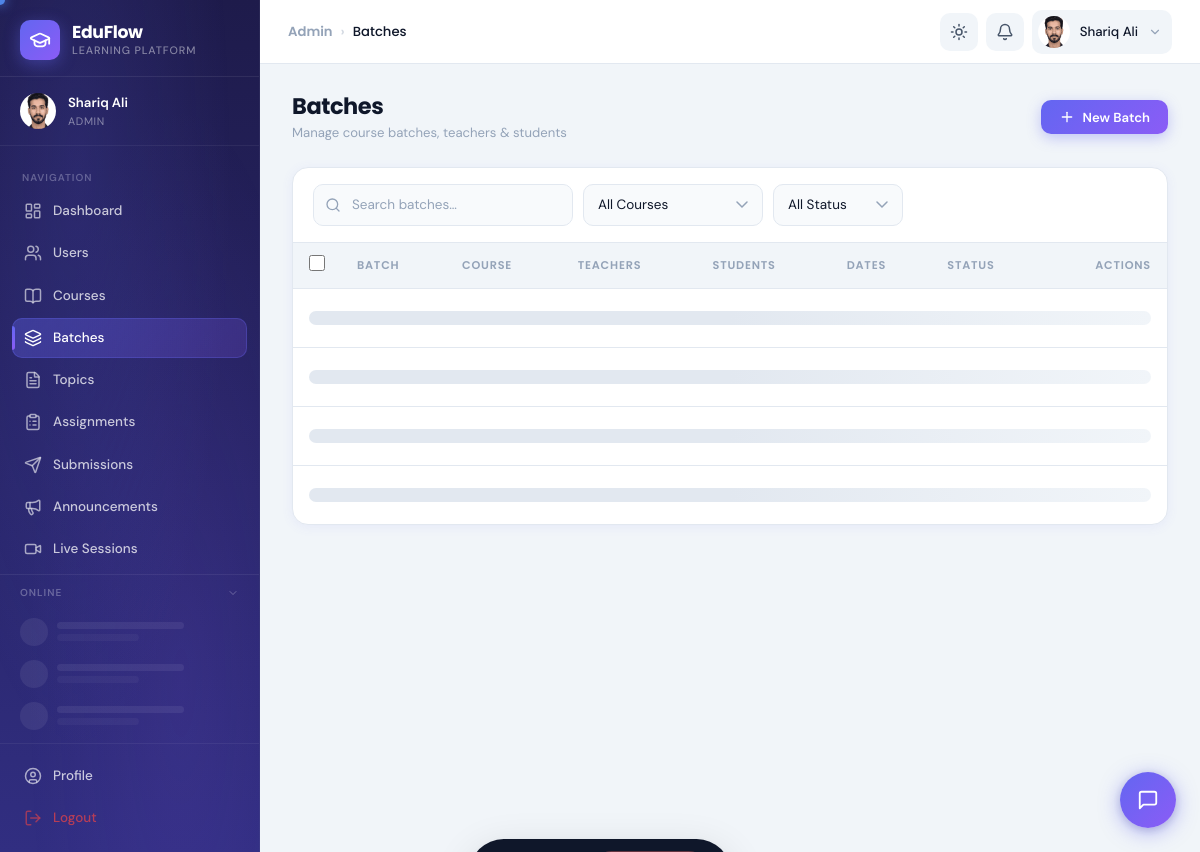
Screenshot of /eduFlow/admin/batches.php (signed in) with the database file from the repository.
### tables this page shows
CREATE TABLE `users` (
  `id` int(10) UNSIGNED NOT NULL,
  `full_name` varchar(150) NOT NULL,
  `email` varchar(191) NOT NULL,
  `password` varchar(255) NOT NULL,
  `gender` enum('male','female','other') DEFAULT NULL,
  `profile_picture` varchar(255) DEFAULT NULL,
  `bio` text DEFAULT NULL,
  `phone` varchar(20) DEFAULT NULL,
  `is_verified` tinyint(1) DEFAULT 0,
  `status` enum('active','inactive') DEFAULT 'inactive',
  `is_online` tinyint(1) DEFAULT 0,
  `last_seen` datetime DEFAULT NULL,
  `theme_preference` enum('light','dark','system') DEFAULT 'system',
  `current_role` varchar(50) DEFAULT 'student',
  `bypass_gate` tinyint(1) NOT NULL DEFAULT 0,
  `created_at` timestamp NOT NULL DEFAULT current_timestamp(),
  `updated_at` timestamp NOT NULL DEFAULT current_timestamp() ON UPDATE current_timestamp(),
  `cnic` varchar(15) DEFAULT NULL,
  `user_id_number` varchar(5) DEFAULT NULL
);

### eduFlow/includes/auth_check.php (called while the page is built, shortened)
<?php
require_once __DIR__ . '/../config/db.php';
require_once __DIR__ . '/helpers.php';
$userId   = (int)$_SESSION['user_id'];
$stmt = $conn->prepare("
    SELECT u.*, GROUP_CONCAT(r.name ORDER BY r.id) as all_roles
    FROM users u
    LEFT JOIN user_roles ur ON u.id = ur.user_id
    LEFT JOIN roles r ON ur.role_id = r.id
    WHERE u.id = ?
    GROUP BY u.id
");
$stmt->bind_param('i', $userId);
$stmt->execute();
$currentUser = $stmt->get_result()->fetch_assoc();
$userRole = $currentUser['current_role'];

### eduFlow/admin/batches.php (the view, shortened to what this page needs)
<?php
require_once __DIR__ . '/../includes/auth_check.php';
$breadcrumbs = [['label' => 'Admin', 'url' => BASE_PATH . '/admin/'], ['label' => 'Batches']];
$courses = [];
$r = $conn->query("SELECT id,title FROM courses WHERE status='active' ORDER BY title");
while ($row = $r->fetch_assoc()) $courses[] = $row;
include __DIR__ . '/../includes/header.php';
?>
<div class="app-layout">
  <?php include __DIR__ . '/../includes/sidebar.php'; ?>
  <div class="main-content">
    <?php include __DIR__ . '/../includes/navbar.php'; ?>
    <main class="page-content">
      <div class="page-header">
        <div>
          <h1 class="page-title">Batches</h1>
          <p class="page-subtitle">Manage course batches, teachers &amp; students</p>
        </div>
        <button class="btn btn-primary" onclick="openAddBatch()"><i data-lucide="plus" style="width:16px;height:16px;"></i> New Batch</button>
      </div>
      <div class="card">
        <div class="table-controls">
          <div class="search-box"><i data-lucide="search" class="search-box-icon"></i><input type="text" id="batch-search" class="form-control" placeholder="Search batches…"></div>
          <select id="filter-course" class="form-control" style="width:180px;">
            <option value="">All Courses</option><?php foreach ($courses as $c): ?><option value="<?= e($c['id']) ?>"><?= e($c['title']) ?></option><?php endforeach; ?>
          </select>
          <select id="filter-status" class="form-control" style="width:130px;">
            <option value="">All Status</option>
          </select>
        </div>
        <div style="overflow-x:auto;">
          <table id="batches-table">
            <thead>
              <tr>
                <th style="width:40px;"><input type="checkbox" class="select-all-cb" style="width:16px;height:16px;cursor:pointer;accent-color:var(--primary);"></th>
                <th>Batch</th>
                <th>Course</th>
                <th>Teachers</th>
                <th>Students</th>
                <th>Dates</th>
                <th>Status</th>
                <th style="text-align:right;">Actions</th>
              </tr>
            </thead>
            <tbody id="batches-tbody">
              <?php for ($i = 0; $i < 4; $i++): ?><tr>
                  <td colspan="8">
                    <div class="skeleton skeleton-text" style="margin:10px 0;"></div>
                  </td>
                </tr><?php endfor; ?>
            </tbody>
          </table>
        </div>
      </div>
    </main>
  </div>
</div>
<div class="bulk-action-bar" id="bulk-action-bar">
</div>
<?php include __DIR__ . '/../includes/footer.php'; ?>

### eduFlow/includes/helpers.php (shortened to what this page needs)
<?php
function userAvatar($user, $size = 40)
{
    $name = htmlspecialchars($user['full_name'] ?? 'U');
    $isOnline = !empty($user['is_online']);
    $colors = ['#6366f1', '#8b5cf6', '#06b6d4', '#10b981', '#f59e0b', '#ef4444', '#ec4899', '#14b8a6'];
    $colorIndex = crc32($name) % count($colors);
    $color = $colors[abs($colorIndex)];
    $parts = explode(' ', trim($user['full_name'] ?? 'U'));
    $initials = strtoupper(substr($parts[0], 0, 1) . (isset($parts[1]) ? substr($parts[1], 0, 1) : ''));
    $onlineDot = $isOnline
        ? '<span class="avatar-online-dot"></span>'
        : '';
    $s  = $size;
    $fs = (int)($size * 0.36);
    if (!empty($user['profile_picture'])) {
        $pic      = $user['profile_picture'];
        $diskPath = $_SERVER['DOCUMENT_ROOT'] . BASE_PATH . '/uploads/profiles/' . $pic;
        $urlPath  = BASE_PATH . '/uploads/profiles/' . htmlspecialchars($pic, ENT_QUOTES);
        if (file_exists($diskPath)) {
            return '<div class="avatar-wrapper" style="width:' . $s . 'px;height:' . $s . 'px;position:relative;flex-shrink:0;">'
                . '<img src="' . $urlPath . '" style="width:' . $s . 'px;height:' . $s . 'px;border-radius:50%;object-fit:cover;" alt="' . $name . '">'
                . $onlineDot
                . '</div>';
        }
    }
    return '<div class="avatar-wrapper" style="width:' . $s . 'px;height:' . $s . 'px;position:relative;flex-shrink:0;">'
        . '<div style="width:' . $s . 'px;height:' . $s . 'px;background:' . $color . ';color:#fff;border-radius:50%;display:flex;align-items:center;justify-content:center;font-weight:700;font-size:' . $fs . 'px;font-family:Poppins,sans-serif;">' . $initials . '</div>'
        . $onlineDot
        . '</div>';
}
function e($str)
{
    return htmlspecialchars($str ?? '', ENT_QUOTES, 'UTF-8');
}

### eduFlow/includes/sidebar.php (shortened to what this page needs)
<?php
$currentPage = basename($_SERVER['PHP_SELF'], '.php');
$currentDir  = basename(dirname($_SERVER['PHP_SELF']));
function isActive($page, $dir = null)
{
  global $currentPage, $currentDir;
  return $currentPage === $page ? 'active' : '';
}
if (isset($conn) && isset($currentUser['id'])) {
  if (in_array($userRole, ['admin', 'teacher'])) {
    if ($userRole === 'admin') {
      $r = $conn->query("SELECT COUNT(*) as cnt FROM submissions WHERE status='submitted'");
    }
    if ($r) $pendingSubmissions = (int)($r->fetch_assoc()['cnt'] ?? 0);
    if ($userRole === 'admin') {
      $r2 = $conn->query("SELECT COUNT(*) AS cnt FROM course_applications WHERE status IN ('pending','test_submitted')");
      if ($r2) $pendingApplications = (int)($r2->fetch_assoc()['cnt'] ?? 0);
    }
  }
}
$navItems  = $navByRole[$userRole]['main'] ?? [];
$avatarHtml = userAvatar($currentUser, 36);
?>
<aside class="sidebar" id="sidebar">
  <div class="sidebar-brand">
    <div class="sidebar-logo">
      <i data-lucide="graduation-cap" style="width:22px;height:22px;color:#fff;"></i>
    </div>
    <div class="sidebar-brand-text">
      <span class="sidebar-brand-name">EduFlow</span>
      <span class="sidebar-brand-sub">Learning Platform</span>
    </div>
  </div>
  <div class="sidebar-user">
    <?= $avatarHtml ?>
    <div class="sidebar-user-info">
      <div class="sidebar-user-name"><?= e($currentUser['full_name']) ?></div>
      <div class="sidebar-user-role"><?= ucfirst(e($userRole)) ?></div>
    </div>
  </div>
  <nav class="sidebar-nav" role="navigation">
    <div class="sidebar-section-label">Navigation</div>
    <?php foreach ($navItems as $item): ?>
      <?php
      $href   = BASE_PATH . "/{$item['dir']}/{$item['page']}.php";
      $active = isActive($item['page'], $item['dir']);
      ?>
      <a href="<?= $href ?>"
        class="nav-item <?= $active ?>"
        data-tooltip="<?= e($item['label']) ?>"
        aria-current="<?= $active ? 'page' : 'false' ?>">
        <i data-lucide="<?= e($item['icon']) ?>" class="nav-item-icon"></i>
        <span><?= e($item['label']) ?></span>
      </a>
    <?php endforeach; ?>
  </nav>
  <div class="sidebar-presence" id="sidebar-presence">
    <div class="sidebar-presence-header" id="presence-toggle" role="button" aria-expanded="true" tabindex="0">
      <span style="font-size:0.67rem;font-weight:600;text-transform:uppercase;letter-spacing:0.1em;color:rgba(255,255,255,0.3);flex:1;">Online</span>
      <i data-lucide="chevron-down" id="presence-chevron" style="width:12px;height:12px;color:rgba(255,255,255,0.3);transition:transform 0.25s;flex-shrink:0;"></i>
    </div>
    <div class="presence-list" id="presence-list">
      <?php for ($i = 0; $i < 3; $i++): ?>
        <div class="presence-skeleton">
          <div class="presence-skel-avatar"></div>
          <div style="flex:1;display:flex;flex-direction:column;gap:5px;">
            <div class="presence-skel-line" style="width:70%;"></div>
            <div class="presence-skel-line" style="width:45%;opacity:0.5;"></div>
          </div>
        </div>
      <?php endfor; ?>
    </div>
  </div>
  <div class="sidebar-footer">
    <a href="<?= BASE_PATH ?>/includes/profile.php" class="nav-item <?= isActive('profile') ?>" data-tooltip="Profile">
      <i data-lucide="user-circle" class="nav-item-icon"></i>
      <span>Profile</span>
    </a>
    <a href="#" class="nav-item" style="color:rgba(239,68,68,0.7);" data-tooltip="Logout"
      onclick="showLogoutConfirm(); return false;">
      <i data-lucide="log-out" class="nav-item-icon"></i>
      <span>Logout</span>
    </a>
  </div>
</aside>

### eduFlow/includes/navbar.php (shortened to what this page needs)
<?php
$breadcrumbs = $breadcrumbs ?? [];
$avatarHtml  = userAvatar($currentUser ?? [], 32);
?>
<nav class="navbar" id="navbar" role="navigation" aria-label="Top navigation">
  <div class="navbar-title">
    <?php if (!empty($breadcrumbs)): ?>
      <div class="navbar-breadcrumb">
        <?php foreach ($breadcrumbs as $i => $crumb): ?>
          <?php if ($i > 0): ?><span class="separator">›</span><?php endif; ?>
          <?php if ($i < count($breadcrumbs) - 1): ?>
            <a href="<?= e($crumb['url'] ?? '#') ?>"><?= e($crumb['label']) ?></a>
          <?php else: ?>
            <span class="current"><?= e($crumb['label']) ?></span>
          <?php endif; ?>
        <?php endforeach; ?>
      </div>
    <?php else: ?>
      <span style="font-size:1rem;"><?= e($pageTitle ?? 'Dashboard') ?></span>
    <?php endif; ?>
  </div>
  <div class="navbar-actions">
    <button class="navbar-btn theme-toggle" id="theme-toggle" aria-label="Toggle dark mode"
      data-tooltip="Toggle theme">
      <div class="theme-toggle-sun">
        <i data-lucide="sun" style="width:18px;height:18px;"></i>
      </div>
    </button>
    <div class="user-menu" style="position:relative;">
      <?php if ($_SESSION['role'] != "student") : ?>
        <button class="navbar-btn" id="notif-btn" aria-label="Notifications"
          data-tooltip="Notifications">
          <i data-lucide="bell" style="width:18px;height:18px;"></i>
        </button>
      <?php endif; ?>
    </div>
    <div class="user-menu">
      <button class="user-menu-trigger" id="user-menu-trigger" aria-label="User menu" aria-expanded="false">
        <?= $avatarHtml ?>
        <span class="user-menu-name"><?= e($currentUser['full_name'] ?? 'User') ?></span>
        <i data-lucide="chevron-down" style="width:14px;height:14px;color:var(--text-muted);"></i>
      </button>
    </div>
  </div>
</nav>

### eduFlow/includes/sidebar.php (style rules this page uses)
.sidebar-presence { margin: 0 0 0 0; border-top: 1px solid rgba(255, 255, 255, 0.07); flex-shrink: 0; }
.sidebar-presence-header { display: flex; align-items: center; gap: 7px; padding: 10px 20px 8px; cursor: pointer; user-select: none; transition: background 0.15s; }
.presence-list { overflow-y: auto; max-height: 220px; scrollbar-width: thin; scrollbar-color: rgba(255, 255, 255, 0.08) transparent; padding: 2px 0 6px; }
.presence-skeleton { display: flex; align-items: center; gap: 9px; padding: 7px 20px; }
.presence-skel-avatar { width: 28px; height: 28px; border-radius: 50%; background: rgba(255, 255, 255, 0.07); flex-shrink: 0; animation: presencePulse 1.4s ease infinite; }
.presence-skel-line { height: 7px; border-radius: 4px; background: rgba(255, 255, 255, 0.07); animation: presencePulse 1.4s ease infinite; }
.sidebar-nav { min-height: 0; }

### rows the page displays
users: profile_picture (placeholder picture), full_name "Shariq Ali", current_role "ADMIN", label "Submissions"

### other values shown
$item['label'] "Dashboard"
$item['label'] "Users"
$item['label'] "Courses"
$item['label'] "Batches"
$item['label'] "Topics"
$item['label'] "Assignments"
$item['label'] "Announcements"
$item['label'] "Live Sessions"
$crumb['label'] "Admin"
$crumb['label'] "Batches"
